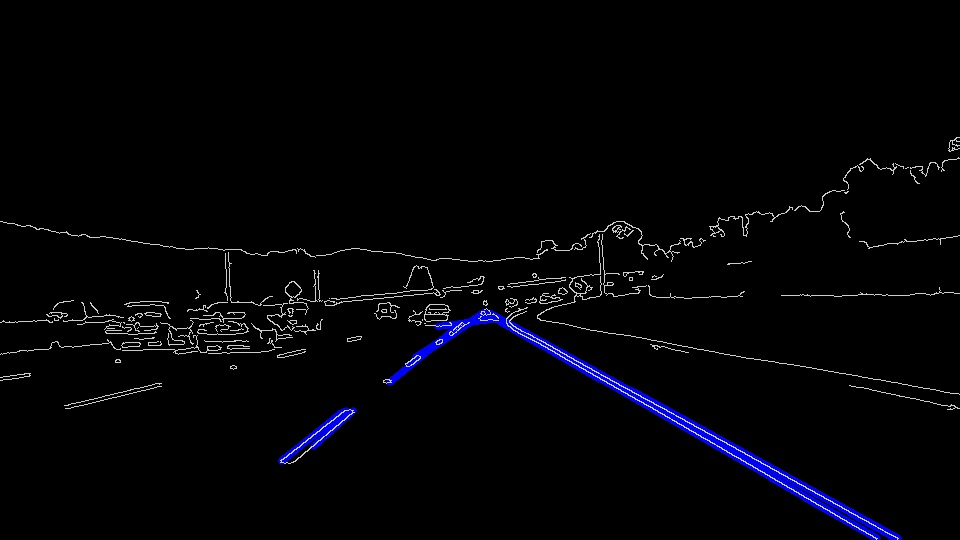
#> input picture test_images_lines_edges/solidWhiteCurve.jpg, 960 x 540 px, given as the content of the folder test_images, which was not available
$ python process_images.py
#> lines starting #> are read from the running program, lines starting #| are printed output that depends on the picture; after the words box and inside, x2 and y2 are one past the last pixel; in counts of white or black regions, pixels touching at a corner belong together; pictures that were not available may be replaced by others from this repository, and a replacement may not be noted
# TODO: Build your pipeline that will draw lane lines on the test_images
# then save them to the test_images directory.

import matplotlib.pyplot as plt
import matplotlib.image as mpimg
import numpy as np
import cv2
import os

def process_image(image_path):
    # Read in and grayscale the image
    # Note: in the previous example we were reading a .jpg
    # Here we read a .png and convert to 0,255 bytescale
#> called with image_path = 'test_images/solidWhiteCurve.jpg'
    image = mpimg.imread(image_path)
#> image is the input picture: shape (540, 960, 3); mean R, G, B 3.6, 3.7, 6.7
    gray = cv2.cvtColor(image,cv2.COLOR_RGB2GRAY)

    # Define a kernel size and apply Gaussian smoothing
    kernel_size = 5
    blur_gray = cv2.GaussianBlur(gray,(kernel_size, kernel_size),0)
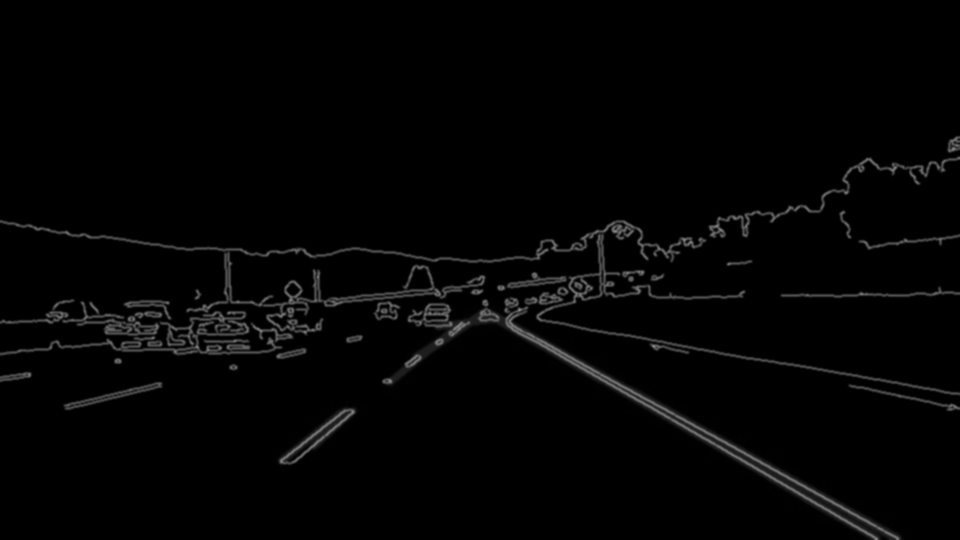
#> blur_gray: shape (540, 960); min 0, max 135, mean 4

    # Define our parameters for Canny and apply
    low_threshold = 50
    high_threshold = 150
    edges = cv2.Canny(blur_gray, low_threshold, high_threshold)
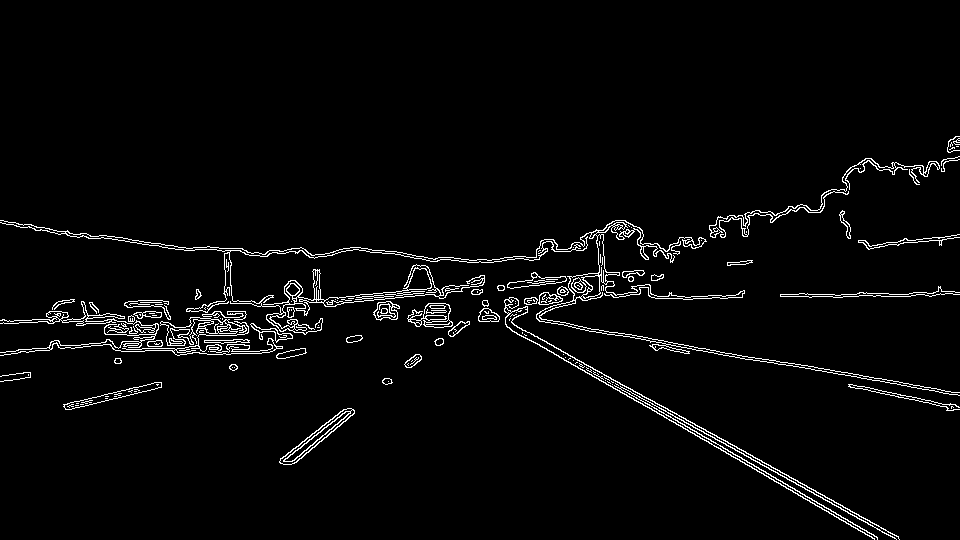
#> edges: shape (540, 960); 3% white in thin lines or dots, all inside (x1, y1, x2, y2) = (0, 136, 960, 540)

    # Next we'll create a masked edges image using cv2.fillPoly()
    mask = np.zeros_like(edges)
    ignore_mask_color = 255

    # This time we are defining a four sided polygon to mask
    imshape = image.shape
#> imshape = (540, 960, 3)
    vertices = np.array([[(0,imshape[0]),(450, 290), (490, 290), (imshape[1],imshape[0])]], dtype=np.int32)
    cv2.fillPoly(mask, vertices, ignore_mask_color)
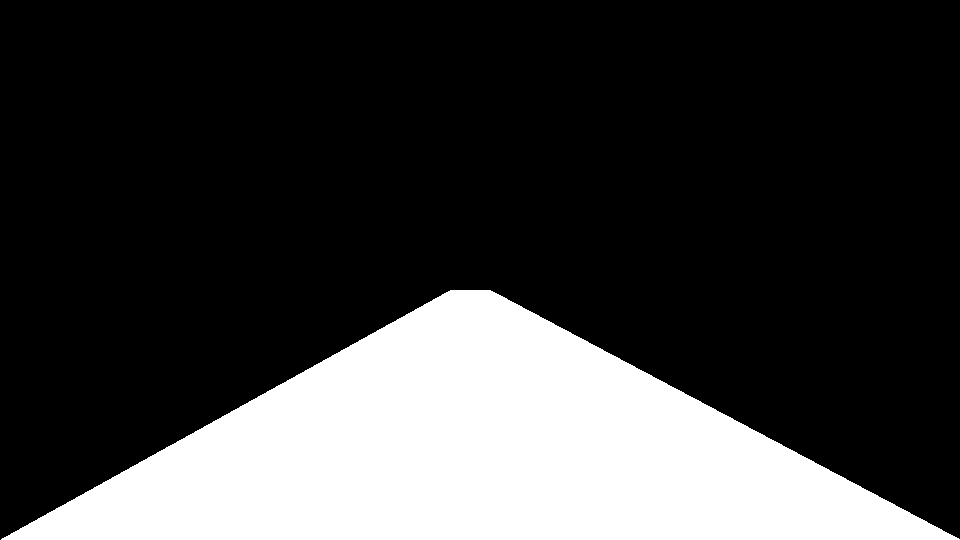
#> mask: shape (540, 960); 24.2% white; 1 white region, box (x1, y1, x2, y2) and area: (1, 290, 960, 540) 125210
    masked_edges = cv2.bitwise_and(edges, mask)
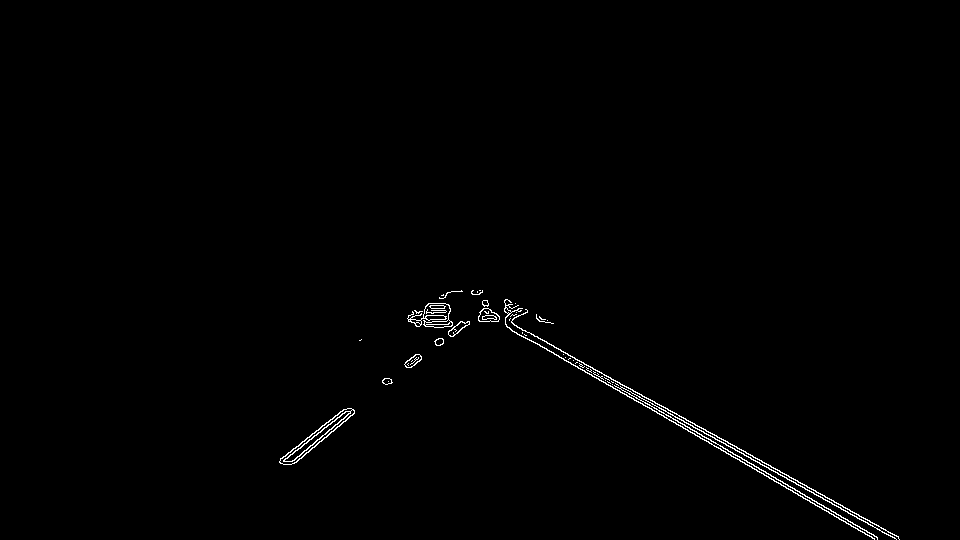
#> masked_edges: shape (540, 960); 0.67% white in thin lines or dots, all inside (x1, y1, x2, y2) = (279, 290, 900, 540)

    # Define the Hough transform parameters
    # Make a blank the same size as our image to draw on
    rho = 2 # distance resolution in pixels of the Hough grid
    theta = np.pi/180 # angular resolution in radians of the Hough grid
    threshold = 15     # minimum number of votes (intersections in Hough grid cell)
    min_line_length = 40 #minimum number of pixels making up a line
    max_line_gap = 20    # maximum gap in pixels between connectable line segments
    line_image = np.copy(image)*0 # creating a blank to draw lines on
#> line_image: shape (540, 960, 3); every value is 0

    # Run Hough on edge detected image
    # Output "lines" is an array containing endpoints of detected line segments
    lines = cv2.HoughLinesP(masked_edges, rho, theta, threshold, np.array([]),
                                min_line_length, max_line_gap)
#> lines = 32 rows, first 6: [751, 466, 874, 539], [485, 308, 898, 537], [583, 367, 876, 536], [483, 308, 706, 431], [289, 464, 353, 409], [382, 380, 461, 321]

    # Iterate over the output "lines" and draw lines on a blank image
    for line in lines:
        for x1,y1,x2,y2 in line:
            cv2.line(line_image,(x1,y1),(x2,y2),(255,0,0),10)
#> this loop made 32 passes
#> line on passes 1 to 12: [[751, 466, 874, 539]], [[485, 308, 898, 537]], [[583, 367, 876, 536]], [[483, 308, 706, 431]], [[289, 464, 353, 409]], [[382, 380, 461, 321]], [[481, 310, 585, 372]], [[279, 461, 351, 408]], [[408, 319, 448, 319]], [[482, 309, 634, 400]], [[280, 459, 344, 409]], [[391, 383, 487, 302]]
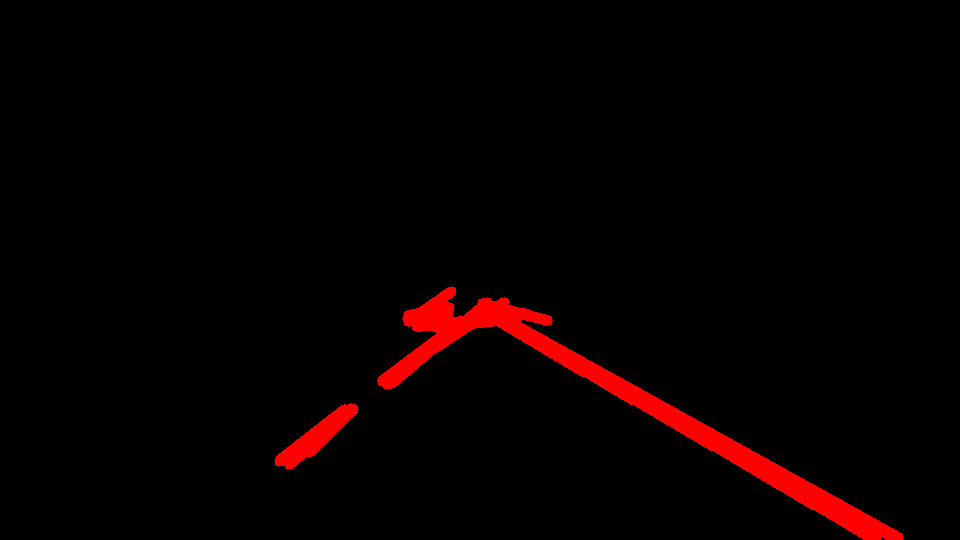
#> line_image: shape (540, 960, 3); mean R, G, B 7.6, 0, 0

    # Create a "color" binary image to combine with line image
    color_edges = np.dstack((edges, edges, edges))

    # Draw the lines on the edge image
    lines_edges = cv2.addWeighted(color_edges, 0.8, line_image, 1, 0)
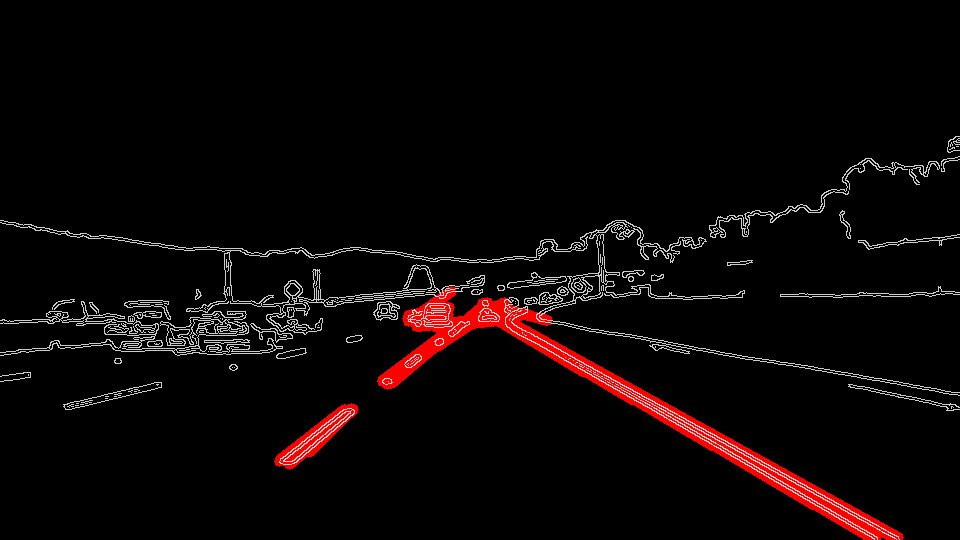
#> lines_edges: shape (540, 960, 3); mean of channels 0, 1, 2 12.4, 6.2, 6.2; drawn as R, G, B
    # [4 lines of commented-out code are left out]
    image_path_split = image_path.split('/')
    print(image_path_split)
    cv2.imwrite('test_images_lines_edges/' + image_path_split[1], lines_edges)

files = os.listdir('test_images')

for file in files:
    process_image('test_images/' + file)

$ run again, on test_images_lines_edges/solidYellowLeft.jpg
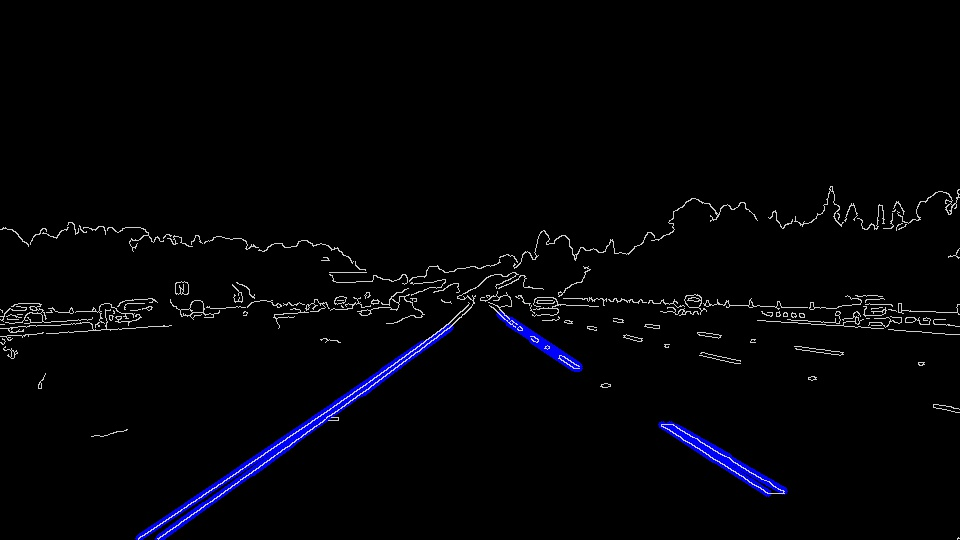
#> input picture test_images_lines_edges/solidYellowLeft.jpg, 960 x 540 px, given as the content of the folder test_images, which was not available
#> in process_image, image is the input picture: shape (540, 960, 3); mean R, G, B 3.6, 3.7, 6.5
#> edges: shape (540, 960); 2.9% white in thin lines or dots, all inside (x1, y1, x2, y2) = (0, 185, 960, 540)
#> mask: shape (540, 960); 24.2% white; 1 white region, box (x1, y1, x2, y2) and area: (1, 290, 960, 540) 125210
#> masked_edges: shape (540, 960); 0.67% white in thin lines or dots, all inside (x1, y1, x2, y2) = (137, 290, 958, 540)
#> lines = 50 rows, first 6: [137, 538, 351, 393], [211, 500, 423, 346], [661, 423, 771, 494], [197, 513, 442, 335], [198, 509, 252, 469], [507, 323, 580, 367]
#> the loop in process_image, `for line in lines:` made 50 passes
#> after the loop in process_image, `for line in lines:`:
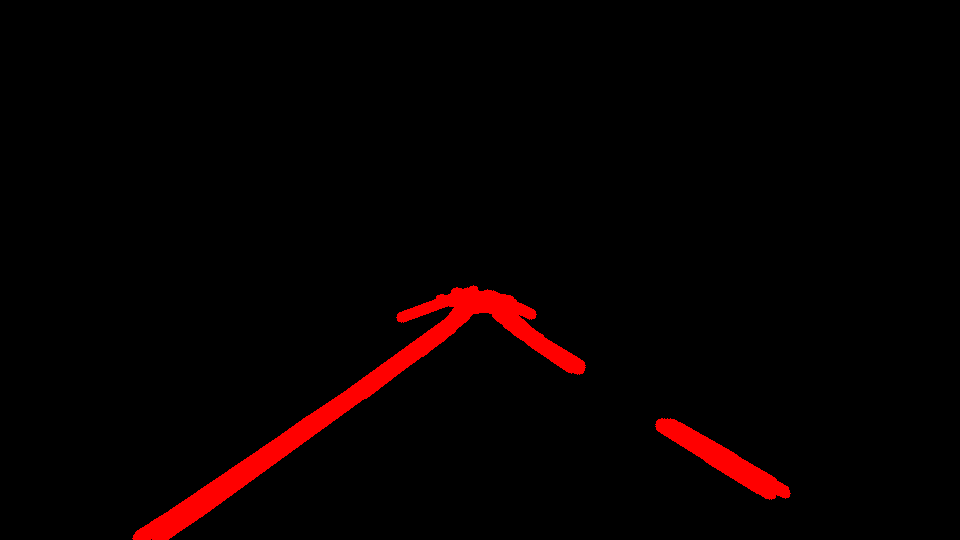
#> line_image: shape (540, 960, 3); mean R, G, B 7.4, 0, 0
#> in process_image, `lines_edges = cv2.addWeighted(color_edges, 0.8, line_image, 1, 0)`:
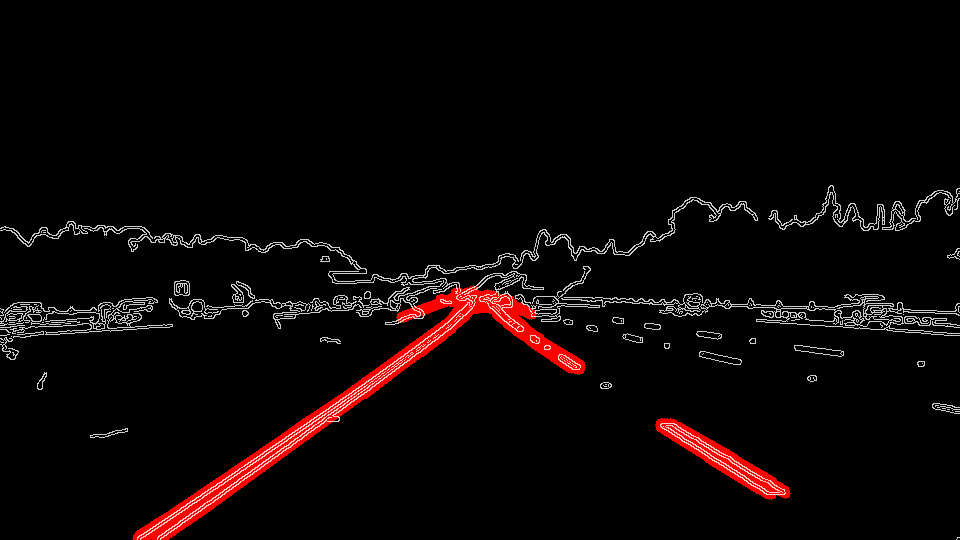
#> lines_edges: shape (540, 960, 3); mean of channels 0, 1, 2 12, 6, 6; drawn as R, G, B

$ run again, on test_images_lines_edges/whiteCarLaneSwitch.jpg
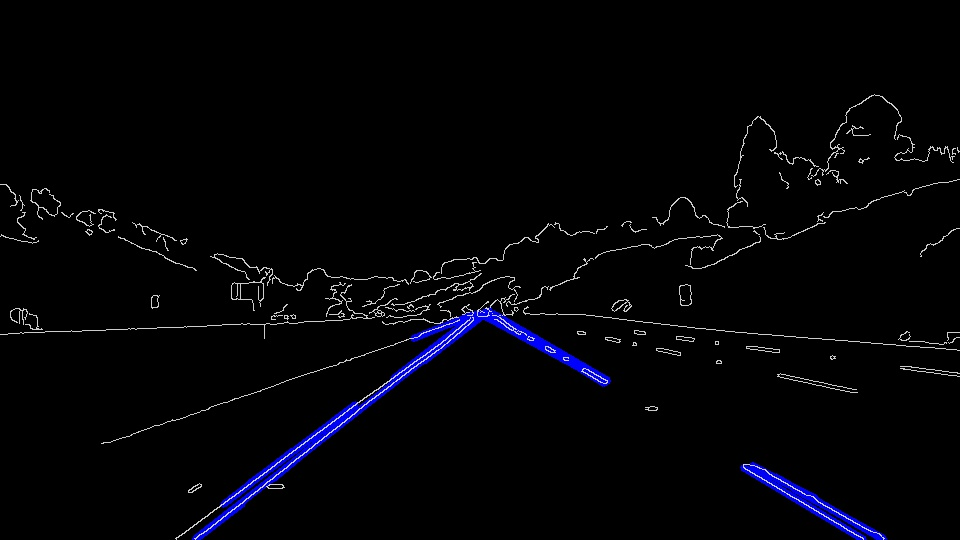
#> input picture test_images_lines_edges/whiteCarLaneSwitch.jpg, 960 x 540 px, given as the content of the folder test_images, which was not available
#> in process_image, image is the input picture: shape (540, 960, 3); mean R, G, B 3.6, 3.6, 6.8
#> edges: shape (540, 960); 3.1% white in thin lines or dots, all inside (x1, y1, x2, y2) = (0, 93, 960, 540)
#> mask: shape (540, 960); 24.2% white; 1 white region, box (x1, y1, x2, y2) and area: (1, 290, 960, 540) 125210
#> masked_edges: shape (540, 960); 0.82% white in thin lines or dots, all inside (x1, y1, x2, y2) = (174, 290, 886, 540)
#> lines = 66 rows, first 6: [266, 487, 413, 360], [747, 463, 844, 517], [208, 517, 400, 373], [330, 433, 455, 338], [751, 463, 885, 537], [460, 290, 501, 316]
#> the loop in process_image, `for line in lines:` made 66 passes
#> after the loop in process_image, `for line in lines:`:
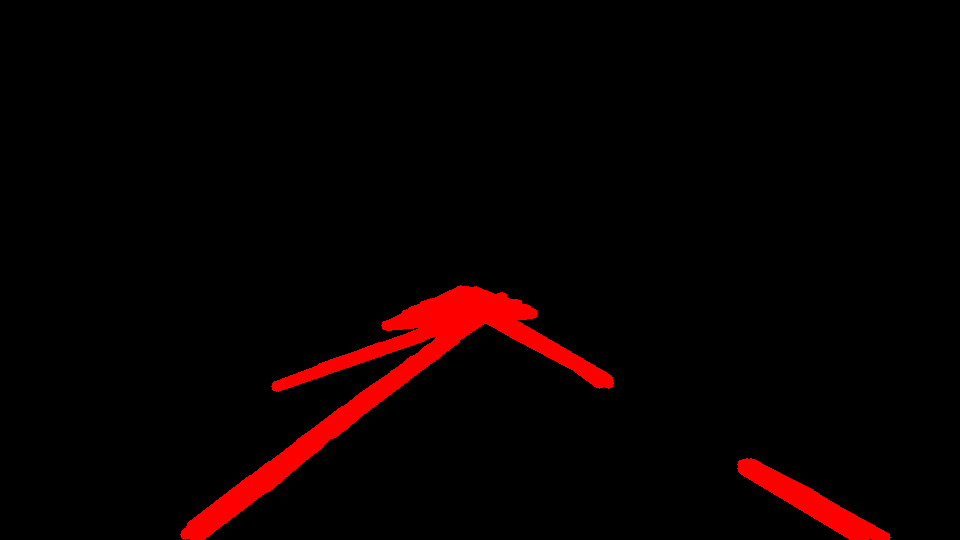
#> line_image: shape (540, 960, 3); mean R, G, B 9.5, 0, 0
#> in process_image, `lines_edges = cv2.addWeighted(color_edges, 0.8, line_image, 1, 0)`:
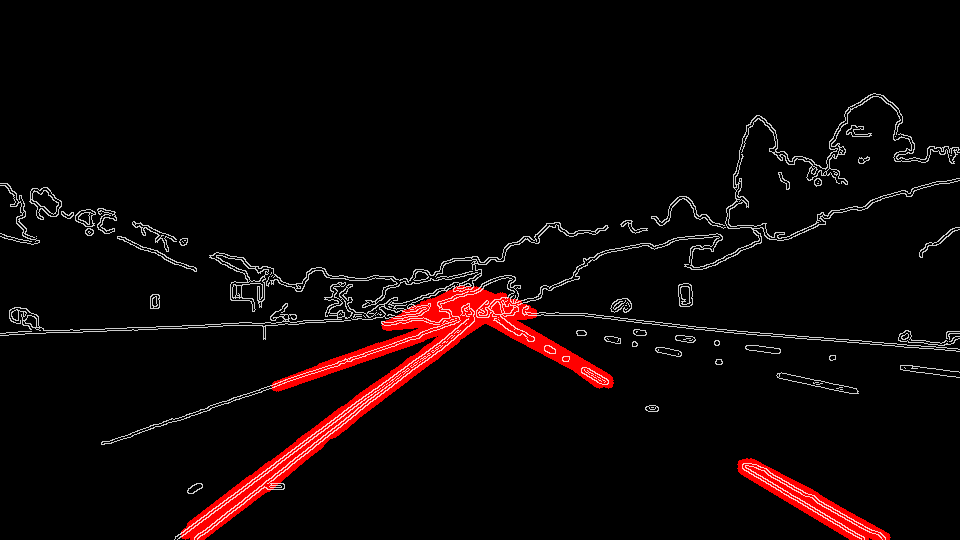
#> lines_edges: shape (540, 960, 3); mean of channels 0, 1, 2 14.1, 6.3, 6.3; drawn as R, G, B
